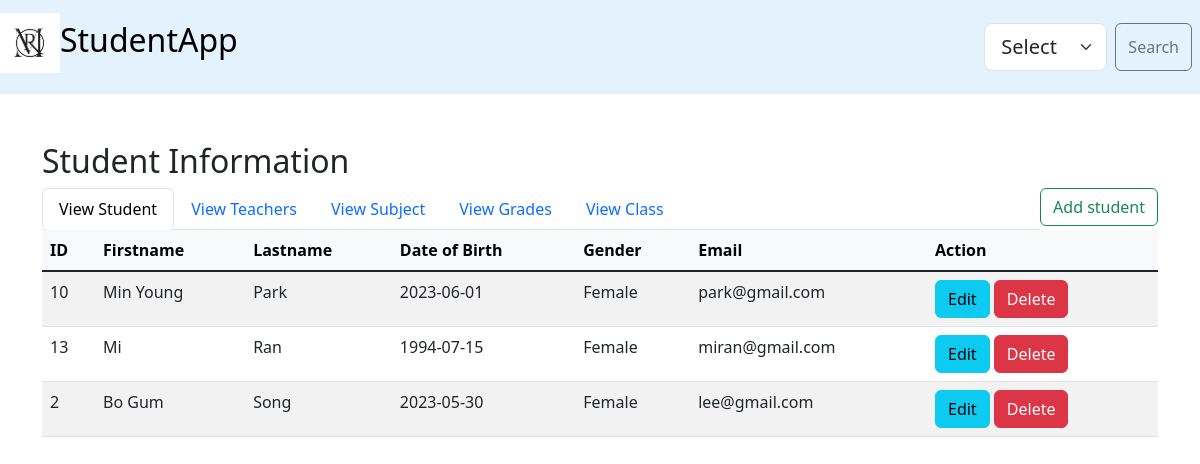
The page /filter_student.php?gender=Female on the database its author committed.
### tables this page shows
CREATE TABLE `student` (
  `student_id` int NOT NULL AUTO_INCREMENT,
  `firstName` varchar(50) NOT NULL,
  `lastName` varchar(50) NOT NULL,
  `dateOfBirth` date NOT NULL,
  `gender` varchar(50) NOT NULL,
  `email` varchar(50) NOT NULL,
  PRIMARY KEY (`student_id`)
);

### filter_student.php (the view, shortened to what this page needs)
<!DOCTYPE html>
<html lang="en">
    <head>
        <link href="https://cdn.jsdelivr.net/npm/bootstrap@5.3.0-alpha3/dist/css/bootstrap.min.css" rel="stylesheet">
    </head>
    <body>
    <nav class ="navbar navbar-light justify-content-left fs-3 mb-5" style="background-color: #e3f2fd;">
        <a class="navbar-brand" href="#">
            <h2>
      <img src="RM.png" alt="RM" width="60" height="60">StudentApp
    </h2>
    </a>
            <form class ="d-flex" role="search" action="filter_student.php" method="GET">
                    <br>
                    <select class="form-select form-select-lg me-2" aria-label=".form-select-lg example" id="search" name="gender">
                        <option value="Select">Select</option>
                    </select>
                    <button class="btn btn-outline-secondary me-2" type="submit">Search</button>
                </form>
        </nav>
       <div class = "container">
        <h2>Student Information</h2>
        <a href="add_student.php" class = "btn btn-outline-success float-end">Add student</a>
        <ul class="nav nav-tabs">
            <li class="nav-item">
                <a href="student.php" class="btn btn float-start nav-link active">View Student</a>
            </li>
            <li class="nav-item">
                <a href="teacher.php" class="btn btn float-start nav-link">View Teachers</a>
            </li>
            <li class="nav-item">
                <a href="subject.php" class="btn btn float-start nav-link ">View Subject</a>
            </li>
            <li class="nav-item">
                <a href="grades.php" class="btn btn float-start nav-link">View Grades</a>
            </li>
            <li class="nav-item">
                <a href="classes.php" class="btn btn float-start nav-link">View Class</a>
            </li>
        </ul>
        <table class="table table-hover table-striped columns text-left">
        <thead class ="table-light">
            <tr>
            <th scope="col">ID</th>
            <th scope="col">Firstname</th>
            <th scope="col">Lastname</th>
            <th scope="col">Date of Birth</th>
            <th scope="col">Gender</th>
            <th scope="col">Email</th>
            <th scope="col">Action</th>
            </tr>
        </thead>
        <tbody class="table-group-divider">
            <?php
                include "config/config.php";
                $search = $_GET["gender"];
                $sql = "SELECT * FROM student WHERE gender = '$search' ORDER BY lastName";
                $result = mysqli_query($conn, $sql);
                while ($row = mysqli_fetch_assoc($result)){
                    ?>
                     <tr>
                    <td> <?php echo $row['student_id'] ?> </td>
                    <td> <?php echo $row['firstName'] ?> </td>
                    <td> <?php echo $row['lastName'] ?> </td>
                    <td> <?php echo $row['dateOfBirth'] ?> </td>
                    <td> <?php echo $row['gender'] ?> </td>
                    <td> <?php echo $row['email'] ?> </td>
                    <td>
                        <a href = "edit_student.php?id=<?php echo $row['student_id'] ?>" class="link-dark">
                        <button class= "btn btn-info" type = "submit">Edit</button></a>
                        <a href = "delete_student.php?id=<?php echo $row['student_id'] ?>" class="link-dark">
                        <button class= "btn btn-danger" type = "submit">Delete</button></a>
                        </td>
                    </tr>
                    <?php
                }
            ?>
        </tbody>
        </table>
       </div>
</body>
</html>

### rows shown on the page
student: student_id "10", firstName "Min Young", lastName "Park", dateOfBirth "2023-06-01", gender "Female", email "park@gmail.com"
student: student_id "13", firstName "Mi", lastName "Ran", dateOfBirth "1994-07-15", gender "Female", email "miran@gmail.com"
student: student_id "2", firstName "Bo Gum", lastName "Song", dateOfBirth "2023-05-30", gender "Female", email "lee@gmail.com"
